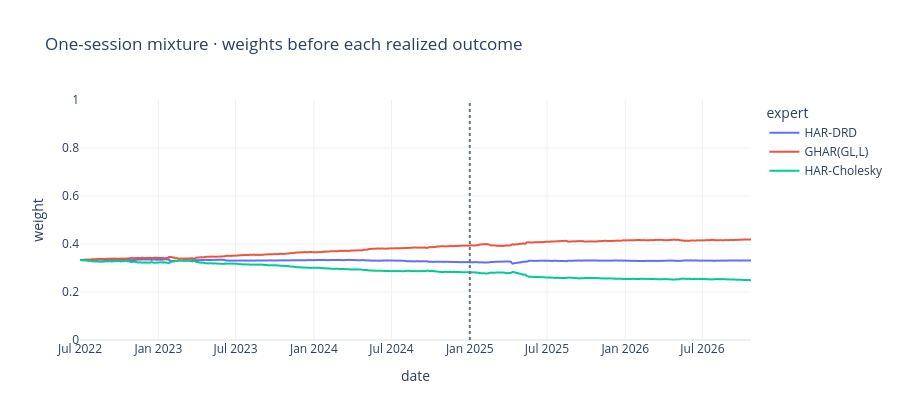

The notebook cell this image was saved under:
### Markdown cell above
## 5. portfolio outcomes

Use the same one-session returns and constraints for every model. Matrix scaling leaves fully invested GMVP weights unchanged, so the raw and common-trace versions of each expert need only one portfolio calculation. The uniform mixture is the direct control for the incremental value of learning the weights.

Annualized risk and turnover remain empirical outcomes. The trace-one regret theorem does not guarantee lower portfolio risk.

### Code cell
portfolio_results = {}
with threadpool_limits(limits=1):
    for period in ("development", "confirmation"):
        portfolio_results[period] = portfolio_table(
            period_results[(period, 1)], panel.portfolio_return,
            selected=[*EXPERTS, UNIFORM_MODEL, ADAPTIVE_MODEL],
        )
        print(period)
        display(portfolio_results[period].round(6))

weight_plot = mixtures[1].weights.rename_axis("date").reset_index().melt(
    id_vars="date", var_name="expert", value_name="weight",
)
fig = px.line(
    weight_plot, x="date", y="weight", color="expert",
    title="One-session mixture · weights before each realized outcome",
)
fig.add_vline(x=cutoff.value / 1_000_000, line_dash="dot", line_color="#647880")
fig.update_layout(template="plotly_white", height=420, yaxis_range=[0, 1])
fig.show(renderer="plotly_mimetype")

### Figure 1 — Plotly figure (JSON) as saved in the notebook; plotly's stock layout.template omitted (floating-point values rounded to 4 significant figures; data arrays with more than 128 entries replaced by an {"elided": "..."} marker saying what was removed)
{"data": [{"hovertemplate": "expert=HAR-DRD<br>date=%{x}<br>weight=%{y}<extra></extra>", "legendgroup": "HAR-DRD", "line": {"color": "#636efa", "dash": "solid"}, "marker": {"symbol": "circle"}, "mode": "lines", "name": "HAR-DRD", "showlegend": true, "type": "scattergl", "x": {"elided": "1066 str values"}, "xaxis": "x", "y": {"elided": "1066 float values"}, "yaxis": "y"}, {"hovertemplate": "expert=GHAR(GL,L)<br>date=%{x}<br>weight=%{y}<extra></extra>", "legendgroup": "GHAR(GL,L)", "line": {"color": "#EF553B", "dash": "solid"}, "marker": {"symbol": "circle"}, "mode": "lines", "name": "GHAR(GL,L)", "showlegend": true, "type": "scattergl", "x": {"elided": "1066 str values"}, "xaxis": "x", "y": {"elided": "1066 float values"}, "yaxis": "y"}, {"hovertemplate": "expert=HAR-Cholesky<br>date=%{x}<br>weight=%{y}<extra></extra>", "legendgroup": "HAR-Cholesky", "line": {"color": "#00cc96", "dash": "solid"}, "marker": {"symbol": "circle"}, "mode": "lines", "name": "HAR-Cholesky", "showlegend": true, "type": "scattergl", "x": {"elided": "1066 str values"}, "xaxis": "x", "y": {"elided": "1066 float values"}, "yaxis": "y"}], "layout": {"height": 420, "legend": {"title": {"text": "expert"}, "tracegroupgap": 0}, "shapes": [{"line": {"color": "#647880", "dash": "dot"}, "type": "line", "x0": 1736000000000.0, "x1": 1736000000000.0, "xref": "x", "y0": 0, "y1": 1, "yref": "y domain"}], "title": {"text": "One-session mixture · weights before each realized outcome"}, "xaxis": {"anchor": "y", "domain": [0.0, 1.0], "title": {"text": "date"}}, "yaxis": {"anchor": "x", "domain": [0.0, 1.0], "range": [0, 1], "title": {"text": "weight"}}}}
